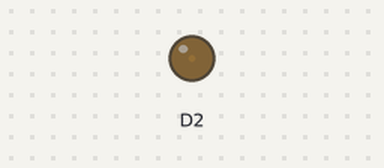
Bench run of a sketch on a simulated ESP8266 (NodeMCU). Parts: output pins drawn as LEDs (lit = HIGH).

Above: at 0.05 s.
At 2.3 s:
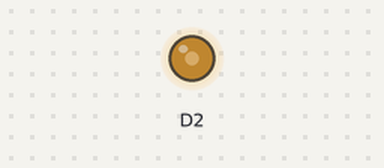
At 4.6 s:
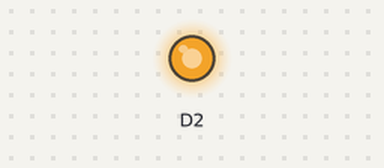
At 9.2 s:
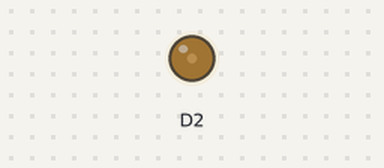
Timing chart, 0 to 13.3 s (numbered marks = the images above):
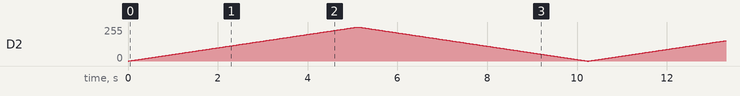

The sketch:

led_analog.ino
```cpp
void setup() {
  // put your setup code here, to run once:
  pinMode(D2,OUTPUT);
}

void loop() {
  for(int i=0;i<=255;i++){
    analogWrite(D2,i);
    delay(20);
    }
   for(int i=255;i>=0;i--){
    analogWrite(D2,i);
    delay(20);
    }
}
```
